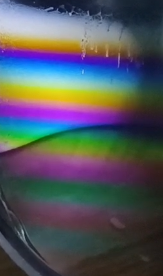
#> input picture Trabajos/patron.PNG, 163 x 276 px
$ jupyter execute analisis_linea_rgb.ipynb
#> lines starting #> are read from the running program, lines starting #| are printed output that depends on the picture
# Análisis de Línea RGB en Imagen
Este notebook realiza un barrido de una línea de imagen y separa los canales R, G, B mostrando la intensidad vs píxeles

[cell 1]
import numpy as np
import matplotlib.pyplot as plt
from PIL import Image
import cv2

[cell 2]
# Cargar la imagen
# Opción 1: Usar una imagen de ejemplo
imagen_path = 'patron.PNG'

# Opción 2: Crear una imagen de prueba con gradientes de colores
# Crear imagen de prueba
ancho, alto = 800, 600
imagen_test = np.zeros((alto, ancho, 3), dtype=np.uint8)

# Gradiente rojo
imagen_test[:, :267, 0] = np.linspace(0, 255, 267).astype(np.uint8)
# Gradiente verde
imagen_test[:, 267:534, 1] = np.linspace(0, 255, 267).astype(np.uint8)
# Gradiente azul
imagen_test[:, 534:, 2] = np.linspace(0, 255, 266).astype(np.uint8)

# Si tienes tu propia imagen, descomenta esto:
imagen = cv2.imread(imagen_path)
#> imagen is the input picture: shape (276, 163, 3); mean B, G, R 94.1, 85.9, 82.3
imagen = cv2.cvtColor(imagen, cv2.COLOR_BGR2RGB)

#imagen = imagen_test

# Mostrar la imagen
plt.figure(figsize=(12, 6))
plt.imshow(imagen)
plt.title('Imagen Original')
plt.axis('on')
plt.show()

print(f"Dimensiones de la imagen: {imagen.shape}")
#| Dimensiones de la imagen: (276, 163, 3)

[cell 3]
# Seleccionar una columna desplazada a la derecha del centro
desplazamiento = -50  # Ajusta este valor según cuánto quieras desplazar
fila = (imagen.shape[1] // 2) + desplazamiento  # Columna desplazada a la derecha
#> fila = 31

# Verificar que no se salga de los límites de la imagen
if fila >= imagen.shape[1]:
    fila = imagen.shape[1] - 1
    print(f"Desplazamiento ajustado al límite de la imagen")

print(f"Analizando la columna {fila} de la imagen")
#| Analizando la columna 31 de la imagen

# Extraer la línea VERTICAL
linea = imagen[:, fila, :]
#> linea = 276 rows, first 8: [21, 32, 57], [26, 37, 62], [29, 38, 68], [29, 38, 69], [29, 40, 72], [39, 49, 84], [56, 68, 107], [81, 97, 138]

# Separar los canales R, G, B
canal_rojo = linea[:, 0]
#> canal_rojo = 276 values, max 215 at index 96, min 8 at index 124, mean 100.4
canal_verde = linea[:, 1]
#> canal_verde = 276 values, max 218 at index 81, min 15 at index 54, mean 107.2
canal_azul = linea[:, 2]
#> canal_azul = 276 values, max 255 at index 67, min 0 at index 142, mean 120.2

# Crear array de posiciones de píxeles
pixeles = np.arange(len(canal_rojo))
#> pixeles = 276 values from 0 to 275

print(f"Número de píxeles en la línea: {len(pixeles)}")
#| Número de píxeles en la línea: 276

[cell 4]
# Mostrar la imagen con la línea seleccionada marcada
plt.figure(figsize=(8, 10))
plt.imshow(imagen)
plt.axvline(x=fila, color='yellow', linestyle='--', linewidth=2, label=f'Línea analizada (fila {fila})')
plt.title('Imagen con Línea de Análisis')
plt.legend()
plt.axis('on')
plt.show()
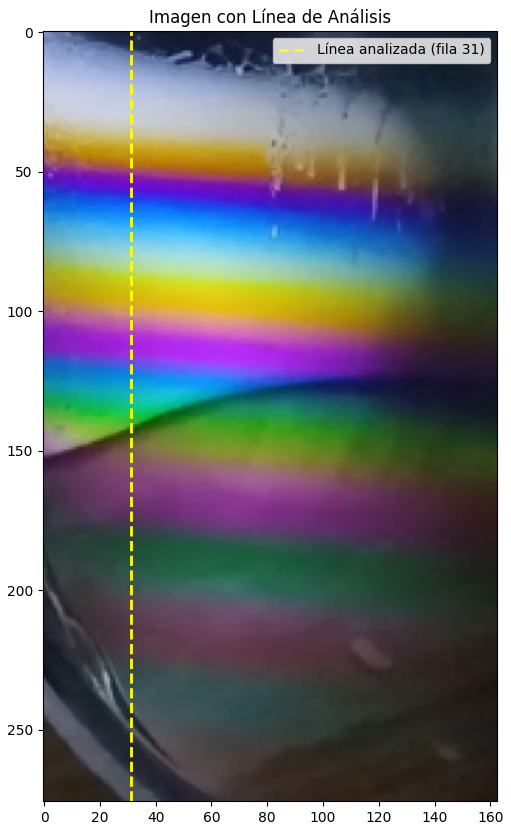
#> figure drawn by matplotlib, 1 panel

[cell 5]
# Graficar los tres canales juntos (como en ImageJ)
plt.figure(figsize=(12, 6))
plt.plot(pixeles, canal_rojo, 'r-', label='Red', linewidth=2)
plt.plot(pixeles, canal_verde, 'g-', label='Green', linewidth=2)
plt.plot(pixeles, canal_azul, 'b-', label='Blue', linewidth=2)
plt.xlabel('Distance (pixels)', fontsize=12)
plt.ylabel('Intensity', fontsize=12)
plt.title('RGB Profiles', fontsize=14, fontweight='bold')
plt.legend(fontsize=11)
plt.grid(True, alpha=0.3)
plt.ylim(0, 255)
plt.xlim(0, len(pixeles))
plt.tight_layout()
plt.show()
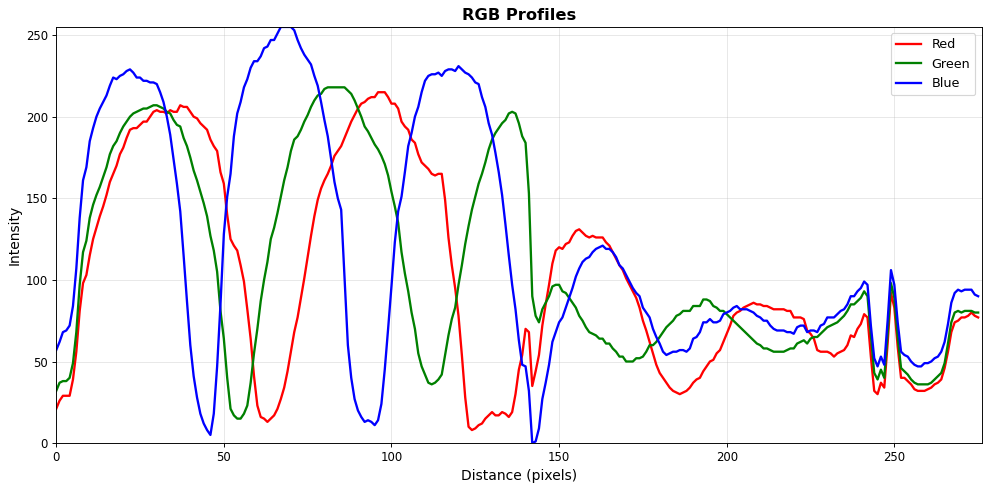
#> figure drawn by matplotlib, 1 panel; curve peaks at x = 96, y = 215; curve peaks at x = 81, y = 218; curve peaks at x = 67, y = 255

# Gráficas individuales de cada canal
fig, axes = plt.subplots(3, 1, figsize=(12, 10))

# Canal Rojo
axes[0].plot(pixeles, canal_rojo, 'r-', linewidth=2)
axes[0].fill_between(pixeles, canal_rojo, alpha=0.3, color='red')
axes[0].set_ylabel('Intensity', fontsize=11)
axes[0].set_title('Red Channel', fontsize=12, color='red')
axes[0].grid(True, alpha=0.3)
axes[0].set_ylim(0, 255)
axes[0].set_xlim(0, len(pixeles))

# Canal Verde
axes[1].plot(pixeles, canal_verde, 'g-', linewidth=2)
axes[1].fill_between(pixeles, canal_verde, alpha=0.3, color='green')
axes[1].set_ylabel('Intensity', fontsize=11)
axes[1].set_title('Green Channel', fontsize=12, color='green')
axes[1].grid(True, alpha=0.3)
axes[1].set_ylim(0, 255)
axes[1].set_xlim(0, len(pixeles))

# Canal Azul
axes[2].plot(pixeles, canal_azul, 'b-', linewidth=2)
axes[2].fill_between(pixeles, canal_azul, alpha=0.3, color='blue')
axes[2].set_xlabel('Distance (pixels)', fontsize=11)
axes[2].set_ylabel('Intensity', fontsize=11)
axes[2].set_title('Blue Channel', fontsize=12, color='blue')
axes[2].grid(True, alpha=0.3)
axes[2].set_ylim(0, 255)
axes[2].set_xlim(0, len(pixeles))

plt.tight_layout()
plt.show()
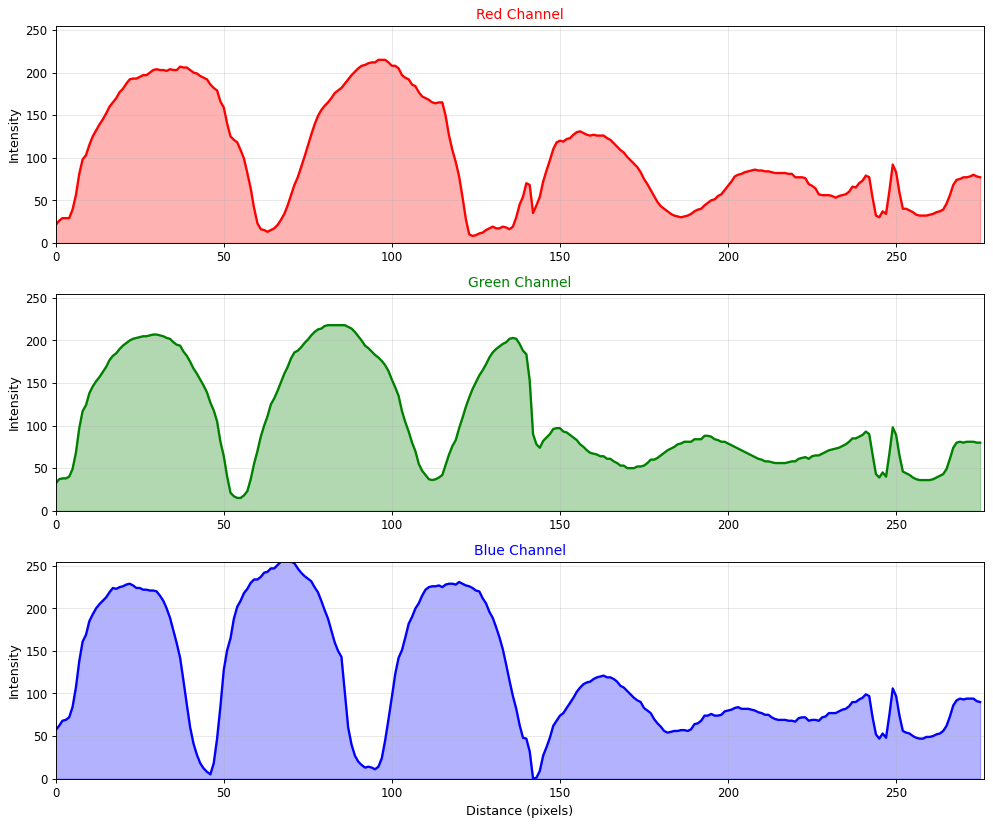
#> figure drawn by matplotlib, 3 panels; panel 1: curve peaks at x = 96, y = 215; panel 2: curve peaks at x = 81, y = 218; panel 3: curve peaks at x = 67, y = 255

[cell 6]
# Estadísticas de cada canal
print("=" * 60)
print("ESTADÍSTICAS DE LOS CANALES")
print("=" * 60)

print("\nCanal Rojo:")
print(f"  Media: {np.mean(canal_rojo):.2f}")
#|   Media: 100.36
print(f"  Mediana: {np.median(canal_rojo):.2f}")
#|   Mediana: 82.00
print(f"  Desviación estándar: {np.std(canal_rojo):.2f}")
#|   Desviación estándar: 62.47
print(f"  Mínimo: {np.min(canal_rojo)}")
#|   Mínimo: 8
print(f"  Máximo: {np.max(canal_rojo)}")
#|   Máximo: 215

print("\nCanal Verde:")
print(f"  Media: {np.mean(canal_verde):.2f}")
#|   Media: 107.19
print(f"  Mediana: {np.median(canal_verde):.2f}")
#|   Mediana: 81.50
print(f"  Desviación estándar: {np.std(canal_verde):.2f}")
#|   Desviación estándar: 59.93
print(f"  Mínimo: {np.min(canal_verde)}")
#|   Mínimo: 15
print(f"  Máximo: {np.max(canal_verde)}")
#|   Máximo: 218

print("\nCanal Azul:")
print(f"  Media: {np.mean(canal_azul):.2f}")
#|   Media: 120.15
print(f"  Mediana: {np.median(canal_azul):.2f}")
#|   Mediana: 92.00
print(f"  Desviación estándar: {np.std(canal_azul):.2f}")
#|   Desviación estándar: 72.50
print(f"  Mínimo: {np.min(canal_azul)}")
#|   Mínimo: 0
print(f"  Máximo: {np.max(canal_azul)}")
#|   Máximo: 255

[cell 7]
# Exportar datos a un archivo CSV (opcional)
import pandas as pd

df = pd.DataFrame({
    'Pixel': pixeles,
    'Rojo': canal_rojo,
    'Verde': canal_verde,
    'Azul': canal_azul
})
#> df = table of 276 rows and 4 columns

# Guardar a CSV
df.to_csv('datos_linea_rgb.csv', index=False)
print("Datos exportados a 'datos_linea_rgb.csv'")

# Mostrar primeras filas
print("\nPrimeras 10 filas de datos:")
print(df.head(10))
#|    Pixel  Rojo  Verde  Azul
#| 0      0    21     32    57
#| 1      1    26     37    62
#| 2      2    29     38    68
#| 3      3    29     38    69
#| 4      4    29     40    72
#| 5      5    39     49    84
#| 6      6    56     68   107
#| 7      7    81     97   138
#| 8      8    98    117   161
#| 9      9   103    124   169

[cell 8]
# 1. LOCALIZAR LOS MÍNIMOS EN CADA COLOR
from scipy.signal import find_peaks

# Invertir señales para encontrar mínimos como máximos
canal_rojo_inv = -canal_rojo
#> canal_rojo_inv = 276 values, max 248 at index 124, min 41 at index 96, mean 155.6
canal_verde_inv = -canal_verde
#> canal_verde_inv = 276 values, max 241 at index 54, min 38 at index 81, mean 148.8
canal_azul_inv = -canal_azul
#> canal_azul_inv = 276 values, max 255 at index 143, min 0 at index 142, mean 134.9

# Encontrar los picos (que son mínimos en la señal original)
# distance: distancia mínima entre picos (ajustar según necesidad)
# prominence: prominencia mínima del pico
minimos_rojo, _ = find_peaks(canal_rojo_inv, distance=20, prominence=10)
#> minimos_rojo = [63, 124, 186, 245]
minimos_verde, _ = find_peaks(canal_verde_inv, distance=20, prominence=10)
#> minimos_verde = [54, 112, 144, 171, 215, 258]
minimos_azul, _ = find_peaks(canal_azul_inv, distance=20, prominence=10)
#> minimos_azul = [46, 95, 143, 182, 220, 257]

# Forzar el píxel 0 como primer mínimo común (m=0) para los tres canales
# Esto hace que todos comiencen en el mismo punto de referencia
minimos_rojo = np.insert(minimos_rojo, 0, 0)
#> minimos_rojo = [0, 63, 124, 186, 245]
minimos_verde = np.insert(minimos_verde, 0, 0)
#> minimos_verde = [0, 54, 112, 144, 171, 215, 258]
minimos_azul = np.insert(minimos_azul, 0, 0)
#> minimos_azul = [0, 46, 95, 143, 182, 220, 257]

print("=" * 60)
print("MÍNIMOS DETECTADOS EN CADA CANAL")
print("=" * 60)

print(f"\nCanal Rojo: {len(minimos_rojo)} mínimos detectados")
#| Canal Rojo: 5 mínimos detectados
print(f"Posiciones (píxeles): {minimos_rojo}")
#| Posiciones (píxeles): [  0  63 124 186 245]
print(f"Valores de intensidad: {canal_rojo[minimos_rojo]}")
#| Valores de intensidad: [21 13  8 30 30]

print(f"\nCanal Verde: {len(minimos_verde)} mínimos detectados")
#| Canal Verde: 7 mínimos detectados
print(f"Posiciones (píxeles): {minimos_verde}")
#| Posiciones (píxeles): [  0  54 112 144 171 215 258]
print(f"Valores de intensidad: {canal_verde[minimos_verde]}")
#| Valores de intensidad: [32 15 36 74 50 56 36]

print(f"\nCanal Azul: {len(minimos_azul)} mínimos detectados")
#| Canal Azul: 7 mínimos detectados
print(f"Posiciones (píxeles): {minimos_azul}")
#| Posiciones (píxeles): [  0  46  95 143 182 220 257]
print(f"Valores de intensidad: {canal_azul[minimos_azul]}")
#| Valores de intensidad: [57  5 11  1 54 67 47]

[cell 9]
# 2. CREAR DATAFRAMES CON DISTANCIAS Y ESPESORES
# Fórmula: espesor = m * lambda / 2
# donde m es el orden de interferencia (1, 2, 3, ...)
# lambda es la longitud de onda del color

# Longitudes de onda características (en nm)
lambda_rojo = 650   # nm
lambda_verde = 530  # nm
lambda_azul = 470   # nm

# Crear DataFrames para cada color
# X = distancias en píxeles
# Y = espesores calculados

# DataFrame para canal Rojo
# Calcular distancias relativas al primer mínimo (X=0 en el primer mínimo)
distancias_rojo = minimos_rojo - minimos_rojo[0] if len(minimos_rojo) > 0 else []
#> distancias_rojo = [0, 63, 124, 186, 245]
df_rojo = pd.DataFrame({
    'X_pixel': distancias_rojo,
    'orden_m': range(1, len(minimos_rojo) + 1),
    'Y_espesor_nm': [(m * lambda_rojo / 2) for m in range(0, len(minimos_rojo))]
})
#> df_rojo = table of 5 rows and 3 columns

# DataFrame para canal Verde
distancias_verde = minimos_verde - minimos_verde[0] if len(minimos_verde) > 0 else []
#> distancias_verde = [0, 54, 112, 144, 171, 215, 258]
df_verde = pd.DataFrame({
    'X_pixel': distancias_verde,
    'orden_m': range(1, len(minimos_verde) + 1),
    'Y_espesor_nm': [(m * lambda_verde / 2) for m in range(0, len(minimos_verde) )]
})
#> df_verde = table of 7 rows and 3 columns

# DataFrame para canal Azul
distancias_azul = minimos_azul - minimos_azul[0] if len(minimos_azul) > 0 else []
#> distancias_azul = [0, 46, 95, 143, 182, 220, 257]
df_azul = pd.DataFrame({
    'X_pixel': distancias_azul,
    'orden_m': range(1, len(minimos_azul) + 1),
    'Y_espesor_nm': [(m * lambda_azul / 2) for m in range(0, len(minimos_azul) )]
})
#> df_azul = table of 7 rows and 3 columns

print("=" * 60)
print("DATAFRAMES CON DISTANCIAS Y ESPESORES")
print("=" * 60)

print("\nCanal Rojo:")
print(df_rojo)
#|    X_pixel  orden_m  Y_espesor_nm
#| 0        0        1           0.0
#| 1       63        2         325.0
#| 2      124        3         650.0
#| 3      186        4         975.0
#| 4      245        5        1300.0

print("\nCanal Verde:")
print(df_verde)
#|    X_pixel  orden_m  Y_espesor_nm
#| 0        0        1           0.0
#| 1       54        2         265.0
#| 2      112        3         530.0
#| 3      144        4         795.0
#| 4      171        5        1060.0
#| 5      215        6        1325.0
#| 6      258        7        1590.0

print("\nCanal Azul:")
print(df_azul)
#|    X_pixel  orden_m  Y_espesor_nm
#| 0        0        1           0.0
#| 1       46        2         235.0
#| 2       95        3         470.0
#| 3      143        4         705.0
#| 4      182        5         940.0
#| 5      220        6        1175.0
#| 6      257        7        1410.0

[cell 10]
# 3. GRAFICAR X CONTRA Y

fig, axes = plt.subplots(3, 1, figsize=(12, 15))

# Gráfico para canal Rojo
if len(df_rojo) > 0:
    axes[0].plot(df_rojo['X_pixel'], df_rojo['Y_espesor_nm'],
                 'ro-', linewidth=2, markersize=8, label='Canal Rojo')
    axes[0].set_xlabel('Distancia (píxeles)', fontsize=12)
    axes[0].set_ylabel('Espesor (nm)', fontsize=12)
    axes[0].set_title(f'Canal Rojo: Distancia vs Espesor (λ = {lambda_rojo} nm)',
                      fontsize=14, fontweight='bold')
    axes[0].grid(True, alpha=0.3)
    axes[0].legend()
else:
    axes[0].text(0.5, 0.5, 'No se detectaron mínimos',
                ha='center', va='center', transform=axes[0].transAxes)

# Gráfico para canal Verde
if len(df_verde) > 0:
    axes[1].plot(df_verde['X_pixel'], df_verde['Y_espesor_nm'],
                 'go-', linewidth=2, markersize=8, label='Canal Verde')
    axes[1].set_xlabel('Distancia (píxeles)', fontsize=12)
    axes[1].set_ylabel('Espesor (nm)', fontsize=12)
    axes[1].set_title(f'Canal Verde: Distancia vs Espesor (λ = {lambda_verde} nm)',
                      fontsize=14, fontweight='bold')
    axes[1].grid(True, alpha=0.3)
    axes[1].legend()
else:
    axes[1].text(0.5, 0.5, 'No se detectaron mínimos',
                ha='center', va='center', transform=axes[1].transAxes)

# Gráfico para canal Azul
if len(df_azul) > 0:
    axes[2].plot(df_azul['X_pixel'], df_azul['Y_espesor_nm'],
                 'bo-', linewidth=2, markersize=8, label='Canal Azul')
    axes[2].set_xlabel('Distancia (píxeles)', fontsize=12)
    axes[2].set_ylabel('Espesor (nm)', fontsize=12)
    axes[2].set_title(f'Canal Azul: Distancia vs Espesor (λ = {lambda_azul} nm)',
                      fontsize=14, fontweight='bold')
    axes[2].grid(True, alpha=0.3)
    axes[2].legend()
else:
    axes[2].text(0.5, 0.5, 'No se detectaron mínimos',
                ha='center', va='center', transform=axes[2].transAxes)

plt.tight_layout()
plt.show()
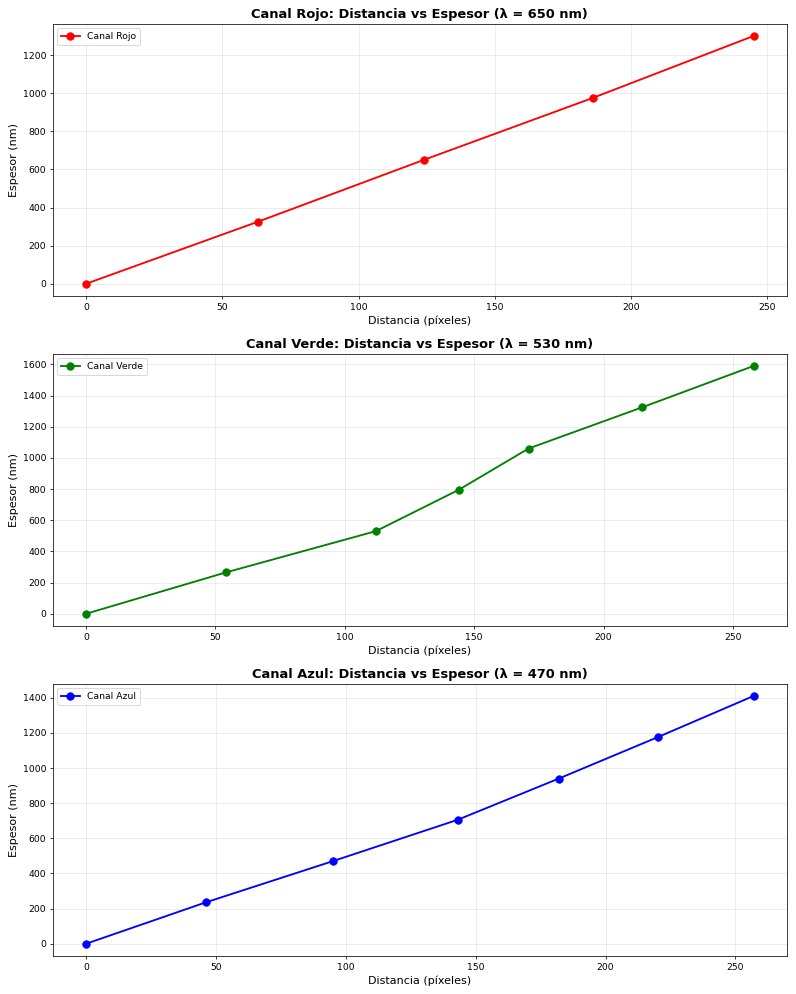
#> figure drawn by matplotlib, 3 panels

[cell 11]
# GUARDAR DATAFRAMES EN ARCHIVOS CSV

df_rojo.to_csv('minimos_rojo_espesores.csv', index=False)
df_verde.to_csv('minimos_verde_espesores.csv', index=False)
df_azul.to_csv('minimos_azul_espesores.csv', index=False)

print("=" * 60)
print("ARCHIVOS CSV GUARDADOS")
print("=" * 60)
print("\n- minimos_rojo_espesores.csv")
print("- minimos_verde_espesores.csv")
print("- minimos_azul_espesores.csv")

[cell 12]
# GRÁFICO COMBINADO: LOS 3 COLORES JUNTOS

plt.figure(figsize=(14, 8))

# Graficar canal Rojo
if len(df_rojo) > 0:
    plt.plot(df_rojo['X_pixel'], df_rojo['Y_espesor_nm'],
             'ro-', linewidth=2, markersize=8, label=f'Rojo (λ={lambda_rojo} nm)', alpha=0.7)

# Graficar canal Verde
if len(df_verde) > 0:
    plt.plot(df_verde['X_pixel'], df_verde['Y_espesor_nm'],
             'go-', linewidth=2, markersize=8, label=f'Verde (λ={lambda_verde} nm)', alpha=0.7)

# Graficar canal Azul
if len(df_azul) > 0:
    plt.plot(df_azul['X_pixel'], df_azul['Y_espesor_nm'],
             'bo-', linewidth=2, markersize=8, label=f'Azul (λ={lambda_azul} nm)', alpha=0.7)

plt.xlabel('Distancia (píxeles)', fontsize=14, fontweight='bold')
plt.ylabel('Espesor (nm)', fontsize=14, fontweight='bold')
plt.title('Comparación RGB: Distancia vs Espesor', fontsize=16, fontweight='bold')
plt.legend(fontsize=12, loc='best')
plt.grid(True, alpha=0.3, linestyle='--')
plt.tight_layout()
plt.show()
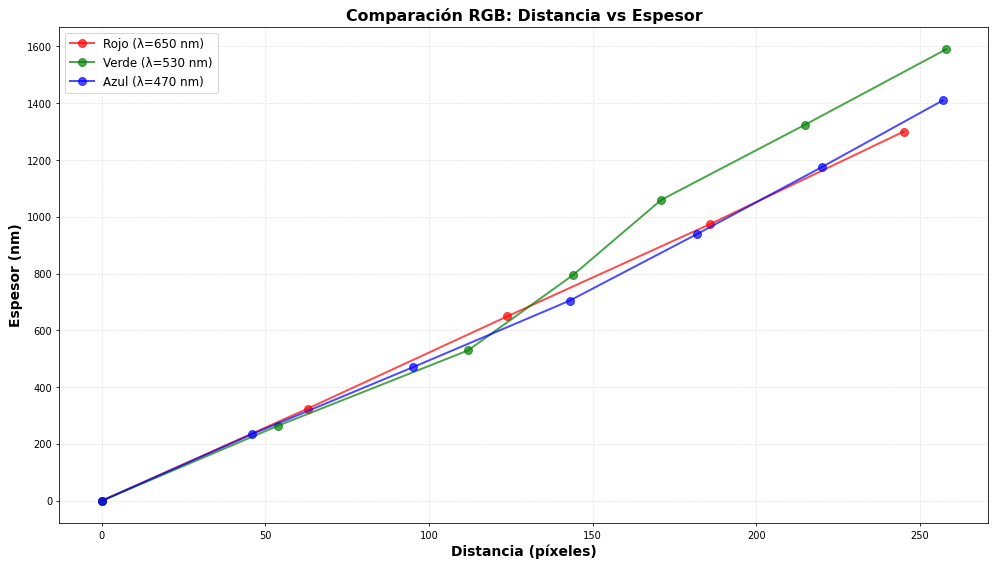
#> figure drawn by matplotlib, 1 panel

[cell 13]
print("Rojo:")
print(df_rojo)
#|    X_pixel  orden_m  Y_espesor_nm
#| 0        0        1           0.0
#| 1       63        2         325.0
#| 2      124        3         650.0
#| 3      186        4         975.0
#| 4      245        5        1300.0
print("\nVerde:")
print(df_verde)
#|    X_pixel  orden_m  Y_espesor_nm
#| 0        0        1           0.0
#| 1       54        2         265.0
#| 2      112        3         530.0
#| 3      144        4         795.0
#| 4      171        5        1060.0
#| 5      215        6        1325.0
#| 6      258        7        1590.0
print("\nAzul:")
print(df_azul)
#|    X_pixel  orden_m  Y_espesor_nm
#| 0        0        1           0.0
#| 1       46        2         235.0
#| 2       95        3         470.0
#| 3      143        4         705.0
#| 4      182        5         940.0
#| 5      220        6        1175.0
#| 6      257        7        1410.0
